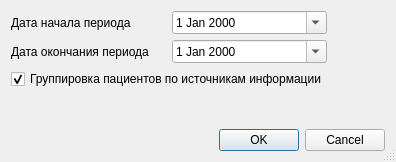
<?xml version="1.0" encoding="UTF-8"?>
<ui version="4.0">
 <class>ReportInfoSourceSetupDialog</class>
 <widget class="QDialog" name="ReportInfoSourceSetupDialog">
  <property name="windowModality">
   <enum>Qt::ApplicationModal</enum>
  </property>
  <property name="geometry">
   <rect>
    <x>0</x>
    <y>0</y>
    <width>396</width>
    <height>162</height>
   </rect>
  </property>
  <property name="windowTitle">
   <string>параметры отчёта</string>
  </property>
  <property name="sizeGripEnabled">
   <bool>true</bool>
  </property>
  <layout class="QGridLayout" name="gridLayout">
   <item row="7" column="0" colspan="2">
    <spacer>
     <property name="orientation">
      <enum>Qt::Vertical</enum>
     </property>
     <property name="sizeHint" stdset="0">
      <size>
       <width>20</width>
       <height>40</height>
      </size>
     </property>
    </spacer>
   </item>
   <item row="8" column="0" colspan="4">
    <widget class="QDialogButtonBox" name="buttonBox">
     <property name="orientation">
      <enum>Qt::Horizontal</enum>
     </property>
     <property name="standardButtons">
      <set>QDialogButtonBox::Cancel|QDialogButtonBox::Ok</set>
     </property>
    </widget>
   </item>
   <item row="2" column="0" colspan="2">
    <widget class="QCheckBox" name="chkGrouping">
     <property name="text">
      <string>Группировка пациентов по источникам информации</string>
     </property>
     <property name="checked">
      <bool>true</bool>
     </property>
    </widget>
   </item>
   <item row="0" column="0">
    <widget class="QLabel" name="lblBegDate">
     <property name="text">
      <string>Дата начала периода</string>
     </property>
     <property name="buddy">
      <cstring>edtBegDate</cstring>
     </property>
    </widget>
   </item>
   <item row="0" column="1">
    <widget class="QDateEdit" name="edtBegDate">
     <property name="calendarPopup">
      <bool>true</bool>
     </property>
    </widget>
   </item>
   <item row="1" column="1">
    <widget class="QDateEdit" name="edtEndDate">
     <property name="calendarPopup">
      <bool>true</bool>
     </property>
    </widget>
   </item>
   <item row="1" column="0">
    <widget class="QLabel" name="lblEndDate">
     <property name="text">
      <string>Дата окончания периода</string>
     </property>
     <property name="buddy">
      <cstring>edtEndDate</cstring>
     </property>
    </widget>
   </item>
  </layout>
 </widget>
 <tabstops>
  <tabstop>buttonBox</tabstop>
 </tabstops>
 <resources/>
 <connections>
  <connection>
   <sender>buttonBox</sender>
   <signal>accepted()</signal>
   <receiver>ReportInfoSourceSetupDialog</receiver>
   <slot>accept()</slot>
   <hints>
    <hint type="sourcelabel">
     <x>121</x>
     <y>764</y>
    </hint>
    <hint type="destinationlabel">
     <x>102</x>
     <y>90</y>
    </hint>
   </hints>
  </connection>
  <connection>
   <sender>buttonBox</sender>
   <signal>rejected()</signal>
   <receiver>ReportInfoSourceSetupDialog</receiver>
   <slot>reject()</slot>
   <hints>
    <hint type="sourcelabel">
     <x>234</x>
     <y>764</y>
    </hint>
    <hint type="destinationlabel">
     <x>236</x>
     <y>76</y>
    </hint>
   </hints>
  </connection>
 </connections>
</ui>
